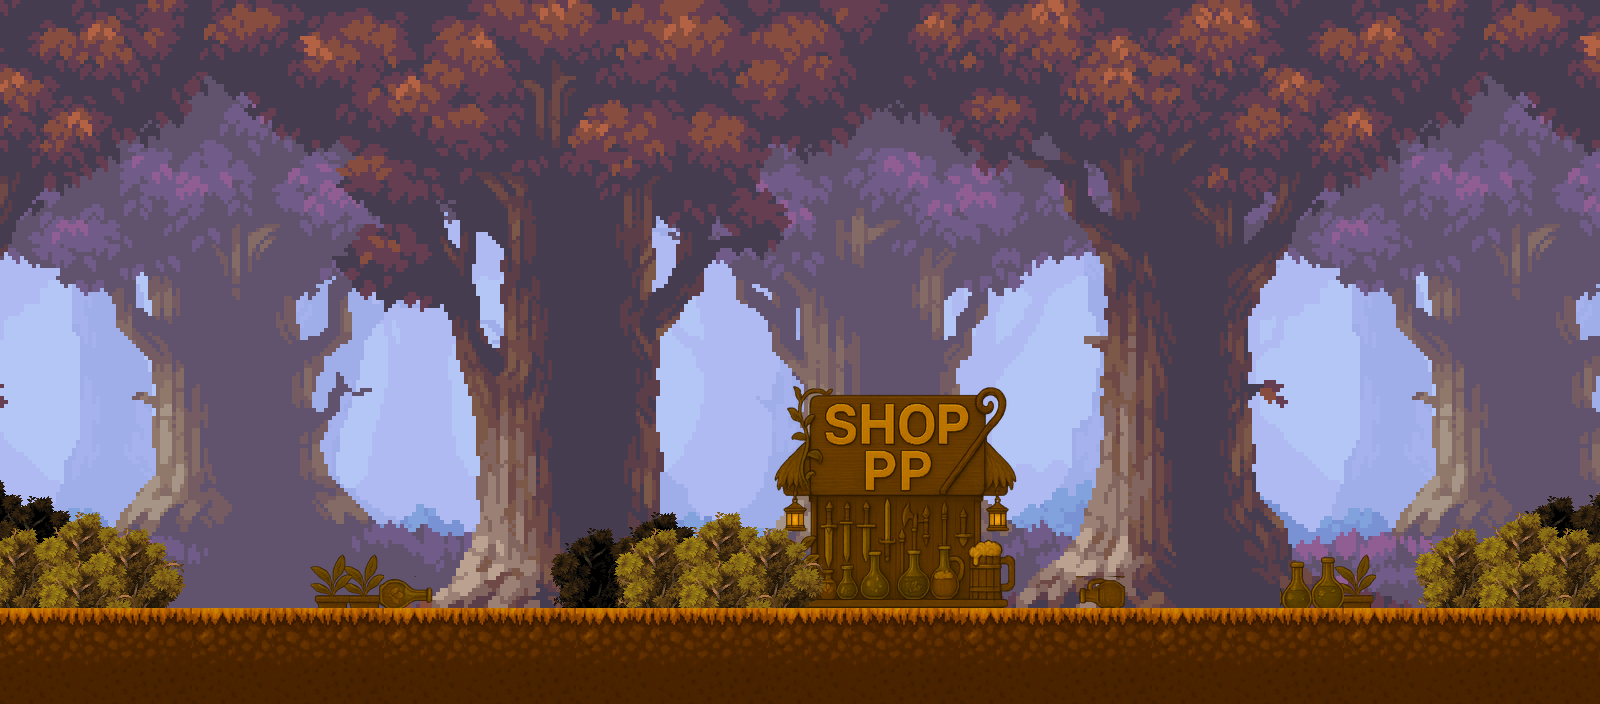

This is a level from a 2D game, rendered from its Tiled map with the project's own tilesets. A one-line summary and the map file follow, with tile-layer data summarised:
An orthogonal 50x22 tile map with 32x32 px tiles, 7 tile layers (back1, back2, back3, shopPP, ...), 7 tilesets and 2 objects (spawn).

<map version="1.10" tiledversion="1.11.2" orientation="orthogonal" renderorder="right-down" width="50" height="22" tilewidth="32" tileheight="32" infinite="0" nextlayerid="10" nextobjectid="3">
 <tileset firstgid="1" source="../Tilesets/background_layer_1.tsx" />
 <tileset firstgid="881" source="../Tilesets/background_layer_2.tsx" />
 <tileset firstgid="1761" source="../Tilesets/background_layer_3.tsx" />
 <tileset firstgid="2641" source="../Tilesets/ShopPP.tsx" />
 <tileset firstgid="2737" source="../Tilesets/groundMAX.tsx" />
 <tileset firstgid="3761" source="../Tilesets/grass_tile_resized.tsx" />
 <tileset firstgid="3825" source="../Tilesets/bush.tsx" />
 <layer id="1" name="back1" width="50" height="22">
  <data>[1100 cells, 1100 non-empty, 880 distinct tile ids]</data>
 </layer>
 <layer id="2" name="back2" width="50" height="22">
  <data>[1100 cells, 1100 non-empty, 880 distinct tile ids]</data>
 </layer>
 <layer id="3" name="back3" width="50" height="22">
  <data>[1100 cells, 1100 non-empty, 880 distinct tile ids]</data>
 </layer>
 <layer id="5" name="shopPP" width="50" height="22">
  <data>[1100 cells, 83 non-empty, 78 distinct tile ids]</data>
 </layer>
 <objectgroup id="9" name="OpenShop">
  <object id="2" x="770" y="352" width="327" height="256" />
 </objectgroup>
 <layer id="7" name="smth" width="50" height="22">
  <data>[1100 cells, 57 non-empty, 39 distinct tile ids]</data>
 </layer>
 <layer id="4" name="ground" width="50" height="22">
  <data>[1100 cells, 150 non-empty, 18 distinct tile ids]</data>
 </layer>
 <layer id="8" name="bush" width="50" height="22">
  <data>[1100 cells, 57 non-empty, 21 distinct tile ids]</data>
 </layer>
 <objectgroup id="6" name="PlayerSpawn">
  <object id="1" name="PlayerSpawn" type="spawn" x="97.3333" y="481" width="91.3333" height="121">
   <properties>
    <property name="facing" value="right" />
   </properties>
  </object>
 </objectgroup>
</map>
